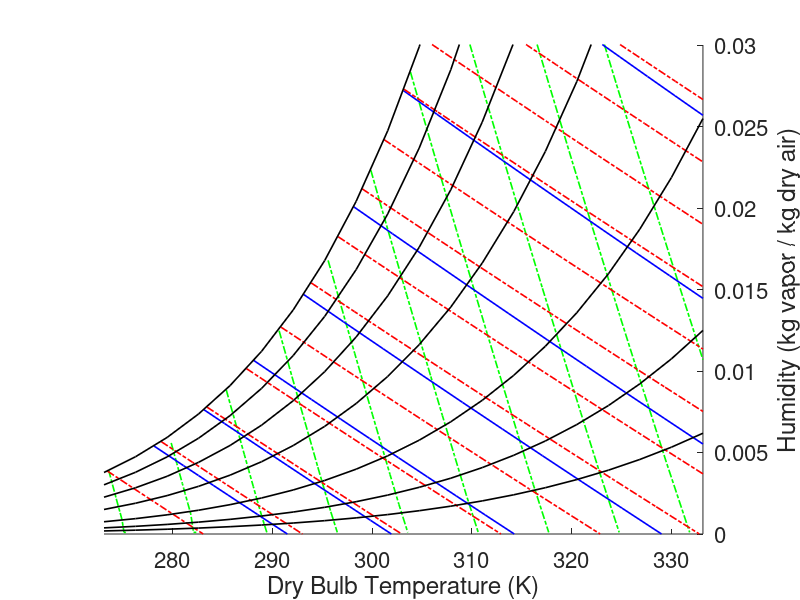

Here is the MATLAB script that generated this plot:
# Copyright (C) 2022 Alexandre Umpierre
#
# This file is part of psychrometrics toolbox.
# psychrometrics toolbox is free software:
# you can redistribute it and/or modify it under the terms
# of the GNU General Public License (GPL) version 3
# as published by the Free Software Foundation.
#
# psychrometrics toolbox is distributed in the hope
# that it will be useful, but WITHOUT ANY WARRANTY;
# without even the implied warranty of
# MERCHANTABILITY or FITNESS FOR A PARTICULAR PURPOSE.
# See the GNU General Public License for more details.
#
# You should have received a copy of the
# GNU General Public License along with this program
# (license GNU GPLv3.txt).
# It is also available at https://www.gnu.org/licenses/.

function doPlot()
    # Syntax:
    #
    # doPlot()
    #
    # doPlot plots
    #  a schematic psychrometric chart with
    #  previously computed curves with
    #  constant dry bulb temperature,
    #  constant specific volume,
    #  constant specific enthalpy and
    #  constant relative humidity.
    # Edition of this file is
    #  highly not recommended.
    # doPlot is an internal function of
    #  the psychrometrics toolbox for GNU Octave.
    figure;
    xlabel('Dry Bulb Temperature (K)');
    ylabel('Humidity (kg vapor / kg dry air)');
    axis([0+273.15 60+273.15 0 .03]);
    set(gca,...
        'fontsize',16,...
        'box','off',...
        'yaxislocation','right');
    u=[...
       2.7362e+02   3.9040e-03   2.7988e+02   5.5873e-03   2.8539e+02   8.8607e-03   2.9069e+02   1.2473e-02   2.9560e+02   1.6786e-02   2.9988e+02   2.2317e-02   3.0385e+02   2.8339e-02   3.0747e+02   3.4978e-02   3.1080e+02   4.2055e-02   3.1360e+02   5.0140e-02
       2.7381e+02   3.4678e-03   2.8016e+02   4.9615e-03   2.8584e+02   7.8638e-03   2.9134e+02   1.1062e-02   2.9649e+02   1.4876e-02   3.0107e+02   1.9759e-02   3.0539e+02   2.5063e-02   3.0939e+02   3.0898e-02   3.1314e+02   3.7103e-02   3.1577e+02   4.5515e-02
       2.7400e+02   3.0322e-03   2.8044e+02   4.3370e-03   2.8630e+02   6.8699e-03   2.9198e+02   9.6582e-03   2.9737e+02   1.2978e-02   3.0227e+02   1.7221e-02   3.0693e+02   2.1820e-02   3.1131e+02   2.6869e-02   3.1547e+02   3.2225e-02   3.1794e+02   4.0954e-02
       2.7419e+02   2.5972e-03   2.8072e+02   3.7137e-03   2.8675e+02   5.8792e-03   2.9263e+02   8.2601e-03   2.9826e+02   1.1091e-02   3.0346e+02   1.4702e-02   3.0847e+02   1.8610e-02   3.1323e+02   2.2889e-02   3.1781e+02   2.7419e-02   3.2011e+02   3.6455e-02
       2.7438e+02   2.1628e-03   2.8100e+02   3.0917e-03   2.8720e+02   4.8917e-03   2.9328e+02   6.8682e-03   2.9915e+02   9.2150e-03   3.0466e+02   1.2204e-02   3.1001e+02   1.5431e-02   3.1515e+02   1.8958e-02   3.2014e+02   2.2682e-02   3.2229e+02   3.2017e-02
       2.7457e+02   1.7291e-03   2.8128e+02   2.4709e-03   2.8765e+02   3.9072e-03   2.9393e+02   5.4825e-03   3.0003e+02   7.3502e-03   3.0586e+02   9.7249e-03   3.1154e+02   1.2284e-02   3.1707e+02   1.5075e-02   3.2248e+02   1.8014e-02   3.2446e+02   2.7637e-02
       2.7477e+02   1.2959e-03   2.8156e+02   1.8513e-03   2.8810e+02   2.9258e-03   2.9457e+02   4.1028e-03   3.0092e+02   5.4964e-03   3.0705e+02   7.2653e-03   3.1308e+02   9.1678e-03   3.1899e+02   1.1238e-02   3.2481e+02   1.3414e-02   3.2663e+02   2.3317e-02
       2.7496e+02   8.6334e-04   2.8184e+02   1.2330e-03   2.8855e+02   1.9475e-03   2.9522e+02   2.7292e-03   3.0180e+02   3.6535e-03   3.0825e+02   4.8248e-03   3.1462e+02   6.0820e-03   3.2091e+02   7.4471e-03   3.2715e+02   8.8786e-03   3.2880e+02   1.9053e-02
       2.7515e+02   1.0000e-04   2.8212e+02   1.0000e-04   2.8901e+02   9.7222e-04   2.9587e+02   1.3616e-03   3.0269e+02   1.8214e-03   3.0944e+02   2.4031e-03   3.1616e+02   3.0262e-03   3.2284e+02   3.7014e-03   3.2948e+02   4.4079e-03   3.3098e+02   1.4845e-02
       2.7534e+02   1.0000e-04   2.8240e+02   1.0000e-04   2.8946e+02   1.0000e-04   2.9652e+02   1.0000e-04   3.0358e+02   1.0000e-04   3.1064e+02   1.0000e-04   3.1770e+02   1.0000e-04   3.2476e+02   1.0000e-04   3.3182e+02   1.0000e-04   3.3315e+02   1.0692e-02];
    for i=1:size(u,2)/2
        hold on;plot(u(:,2*(i-1)+1),u(:,2*(i-1)+2),'-.g','linewidth',1.2)
    end
    u=[...
       2.7815e+02   5.4019e-03   2.8315e+02   7.6301e-03   2.8815e+02   1.0647e-02   2.9315e+02   1.4695e-02   2.9815e+02   2.0081e-02   3.0315e+02   2.7203e-02   3.0815e+02   3.6576e-02
       2.7964e+02   4.7964e-03   2.8524e+02   6.7717e-03   2.9105e+02   9.4438e-03   2.9713e+02   1.3023e-02   3.0204e+02   1.8425e-02   3.0648e+02   2.5758e-02   3.1093e+02   3.5345e-02
       2.8112e+02   4.1922e-03   2.8733e+02   5.9160e-03   2.9395e+02   8.2454e-03   3.0112e+02   1.1361e-02   3.0593e+02   1.6779e-02   3.0982e+02   2.4320e-02   3.1371e+02   3.4120e-02
       2.8261e+02   3.5894e-03   2.8941e+02   5.0629e-03   2.9685e+02   7.0522e-03   3.0510e+02   9.7093e-03   3.0982e+02   1.5142e-02   3.1315e+02   2.2890e-02   3.1648e+02   3.2900e-02
       2.8409e+02   2.9878e-03   2.9150e+02   4.2126e-03   2.9975e+02   5.8642e-03   3.0908e+02   8.0672e-03   3.1371e+02   1.3515e-02   3.1648e+02   2.1466e-02   3.1926e+02   3.1685e-02
       2.8558e+02   2.3876e-03   2.9359e+02   3.3648e-03   3.0265e+02   4.6813e-03   3.1307e+02   6.4349e-03   3.1759e+02   1.1897e-02   3.1982e+02   2.0051e-02   3.2204e+02   3.0476e-02
       2.8706e+02   1.7887e-03   2.9568e+02   2.5197e-03   3.0555e+02   3.5035e-03   3.1705e+02   4.8123e-03   3.2148e+02   1.0289e-02   3.2315e+02   1.8642e-02   3.2482e+02   2.9271e-02
       2.8855e+02   1.1912e-03   2.9777e+02   1.6773e-03   3.0845e+02   2.3308e-03   3.2103e+02   3.1992e-03   3.2537e+02   8.6905e-03   3.2648e+02   1.7240e-02   3.2759e+02   2.8072e-02
       2.9003e+02   5.9495e-04   2.9985e+02   8.3738e-04   3.1135e+02   1.1631e-03   3.2502e+02   1.5957e-03   3.2926e+02   7.1009e-03   3.2982e+02   1.5845e-02   3.3037e+02   2.6877e-02
       2.9152e+02   1.8460e-08   3.0194e+02   1.1167e-07   3.1425e+02   4.6211e-07   3.2900e+02   1.5595e-06   3.3315e+02   5.5205e-03   3.3315e+02   1.4457e-02   3.3315e+02   2.5688e-02];
    for i=1:size(u,2)/2
        hold on;plot(u(:,2*(i-1)+1),u(:,2*(i-1)+2),'-b','linewidth',1.2)
    end
    u=[...
       2.7348e+02   3.8658e-03   2.7887e+02   5.6729e-03   2.8346e+02   7.7890e-03   2.8742e+02   1.0147e-02   2.9086e+02   1.2699e-02   2.9391e+02   1.5403e-02   2.9660e+02   1.8240e-02   2.9901e+02   2.1176e-02   3.0120e+02   2.4196e-02   3.0320e+02   2.7286e-02   3.0504e+02   3.0433e-02   3.0672e+02   3.3636e-02   3.0829e+02   3.6880e-02
       2.7455e+02   3.4335e-03   2.8044e+02   5.0367e-03   2.8563e+02   6.9125e-03   2.9025e+02   9.0008e-03   2.9442e+02   1.1259e-02   2.9823e+02   1.3648e-02   3.0066e+02   1.6585e-02   3.0281e+02   1.9625e-02   3.0475e+02   2.2739e-02   3.0653e+02   2.5914e-02   3.0816e+02   2.9139e-02   3.0966e+02   3.2415e-02   3.1105e+02   3.5726e-02
       2.7561e+02   3.0019e-03   2.8201e+02   4.4020e-03   2.8779e+02   6.0388e-03   2.9308e+02   7.8593e-03   2.9797e+02   9.8259e-03   3.0255e+02   1.1904e-02   3.0472e+02   1.4940e-02   3.0660e+02   1.8082e-02   3.0830e+02   2.1289e-02   3.0986e+02   2.4549e-02   3.1129e+02   2.7852e-02   3.1260e+02   3.1199e-02   3.1382e+02   3.4576e-02
       2.7668e+02   2.5710e-03   2.8359e+02   3.7688e-03   2.8996e+02   5.1679e-03   2.9592e+02   6.7226e-03   3.0153e+02   8.4004e-03   3.0687e+02   1.0172e-02   3.0878e+02   1.3304e-02   3.1039e+02   1.6548e-02   3.1185e+02   1.9846e-02   3.1319e+02   2.3190e-02   3.1441e+02   2.6570e-02   3.1553e+02   2.9988e-02   3.1658e+02   3.3431e-02
       2.7775e+02   2.1408e-03   2.8516e+02   3.1370e-03   2.9213e+02   4.2997e-03   2.9875e+02   5.5906e-03   3.0508e+02   6.9822e-03   3.1119e+02   8.4500e-03   3.1284e+02   1.1678e-02   3.1419e+02   1.5022e-02   3.1540e+02   1.8411e-02   3.1651e+02   2.1838e-02   3.1753e+02   2.5294e-02   3.1847e+02   2.8782e-02   3.1934e+02   3.2291e-02
       2.7882e+02   1.7113e-03   2.8674e+02   2.5067e-03   2.9430e+02   3.4343e-03   3.0158e+02   4.4633e-03   3.0864e+02   5.5714e-03   3.1551e+02   6.7390e-03   3.1690e+02   1.0062e-02   3.1798e+02   1.3505e-02   3.1895e+02   1.6984e-02   3.1984e+02   2.0492e-02   3.2066e+02   2.4024e-02   3.2140e+02   2.7581e-02   3.2210e+02   3.1155e-02
       2.7989e+02   1.2825e-03   2.8831e+02   1.8778e-03   2.9647e+02   2.5716e-03   3.0441e+02   3.3405e-03   3.1219e+02   4.1678e-03   3.1983e+02   5.0385e-03   3.2097e+02   8.4550e-03   3.2177e+02   1.1996e-02   3.2250e+02   1.5563e-02   3.2317e+02   1.9153e-02   3.2378e+02   2.2760e-02   3.2434e+02   2.6385e-02   3.2486e+02   3.0023e-02
       2.8095e+02   8.5431e-04   2.8988e+02   1.2504e-03   2.9863e+02   1.7117e-03   3.0725e+02   2.2225e-03   3.1574e+02   2.7714e-03   3.2415e+02   3.3486e-03   3.2503e+02   6.8573e-03   3.2556e+02   1.0495e-02   3.2605e+02   1.4150e-02   3.2650e+02   1.7820e-02   3.2690e+02   2.1501e-02   3.2728e+02   2.5194e-02   3.2763e+02   2.8896e-02
       2.8202e+02   4.2682e-04   2.9146e+02   6.2450e-04   3.0080e+02   8.5451e-04   3.1008e+02   1.1090e-03   3.1930e+02   1.3822e-03   3.2847e+02   1.6691e-03   3.2909e+02   5.2690e-03   3.2936e+02   9.0022e-03   3.2960e+02   1.2744e-02   3.2982e+02   1.6493e-02   3.3003e+02   2.0248e-02   3.3021e+02   2.4009e-02   3.3039e+02   2.7774e-02
       2.8309e+02   9.1075e-10   2.9303e+02   1.2306e-09   3.0297e+02   1.8219e-09   3.1291e+02   2.3633e-09   3.2285e+02   2.4954e-09   3.3279e+02   3.5535e-09   3.3315e+02   3.6898e-03   3.3315e+02   7.5174e-03   3.3315e+02   1.1345e-02   3.3315e+02   1.5173e-02   3.3315e+02   1.9000e-02   3.3315e+02   2.2828e-02   3.3315e+02   2.6655e-02];
    for i=1:size(u,2)/2
        hold on;plot(u(:,2*(i-1)+1),u(:,2*(i-1)+2),'-.r','linewidth',1.2)
    end
    u=[...
       2.7315e+02   1.8764e-04   2.7315e+02   3.7540e-04   2.7315e+02   7.5125e-04   2.7315e+02   1.5043e-03   2.7315e+02   2.2592e-03   2.7315e+02   3.0159e-03   2.7315e+02   3.7745e-03
       2.7631e+02   2.3535e-04   2.7631e+02   4.7088e-04   2.7631e+02   9.4247e-04   2.7631e+02   1.8878e-03   2.7631e+02   2.8360e-03   2.7631e+02   3.7871e-03   2.7631e+02   4.7411e-03
       2.7947e+02   2.9350e-04   2.7947e+02   5.8728e-04   2.7947e+02   1.1757e-03   2.7947e+02   2.3558e-03   2.7947e+02   3.5404e-03   2.7947e+02   4.7295e-03   2.7947e+02   5.9232e-03
       2.8262e+02   3.6401e-04   2.8262e+02   7.2844e-04   2.8262e+02   1.4586e-03   2.8262e+02   2.9240e-03   2.8262e+02   4.3964e-03   2.8262e+02   5.8757e-03   2.8262e+02   7.3620e-03
       2.8578e+02   4.4905e-04   2.8578e+02   8.9874e-04   2.8578e+02   1.8001e-03   2.8578e+02   3.6106e-03   2.8578e+02   5.4317e-03   2.8578e+02   7.2634e-03   2.8578e+02   9.1059e-03
       2.8894e+02   5.5111e-04   2.8894e+02   1.1032e-03   2.8894e+02   2.2103e-03   2.8894e+02   4.4364e-03   2.8894e+02   6.6785e-03   2.8894e+02   8.9366e-03   2.8894e+02   1.1211e-02
       2.9210e+02   6.7303e-04   2.9210e+02   1.3475e-03   2.9210e+02   2.7009e-03   2.9210e+02   5.4253e-03   2.9210e+02   8.1737e-03   2.9210e+02   1.0946e-02   2.9210e+02   1.3743e-02
       2.9526e+02   8.1799e-04   2.9526e+02   1.6381e-03   2.9526e+02   3.2849e-03   2.9526e+02   6.6047e-03   2.9526e+02   9.9600e-03   2.9526e+02   1.3351e-02   2.9526e+02   1.6779e-02
       2.9841e+02   9.8959e-04   2.9841e+02   1.9823e-03   2.9841e+02   3.9773e-03   2.9841e+02   8.0059e-03   2.9841e+02   1.2087e-02   2.9841e+02   1.6221e-02   2.9841e+02   2.0409e-02
       3.0157e+02   1.1918e-03   3.0157e+02   2.3883e-03   3.0157e+02   4.7950e-03   3.0157e+02   9.6644e-03   3.0157e+02   1.4610e-02   3.0157e+02   1.9634e-02   3.0157e+02   2.4738e-02
       3.0473e+02   1.4293e-03   3.0473e+02   2.8651e-03   3.0473e+02   5.7568e-03   3.0473e+02   1.1621e-02   3.0473e+02   1.7596e-02   3.0473e+02   2.3685e-02   3.0473e+02   2.9891e-02
       3.0789e+02   1.7069e-03   3.0789e+02   3.4232e-03   3.0789e+02   6.8843e-03   3.0789e+02   1.3923e-02   3.0789e+02   2.1120e-02   3.0789e+02   2.8483e-02   3.0789e+02   3.6016e-02
       3.1104e+02   2.0303e-03   3.1104e+02   4.0739e-03   3.1104e+02   8.2015e-03   3.1104e+02   1.6622e-02   3.1104e+02   2.5271e-02   3.1104e+02   3.4157e-02   3.1104e+02   4.3291e-02
       3.1420e+02   2.4056e-03   3.1420e+02   4.8299e-03   3.1420e+02   9.7354e-03   3.1420e+02   1.9780e-02   3.1420e+02   3.0150e-02   3.1420e+02   4.0860e-02   3.1420e+02   5.1928e-02
       3.1736e+02   2.8397e-03   3.1736e+02   5.7054e-03   3.1736e+02   1.1516e-02   3.1736e+02   2.3467e-02   3.1736e+02   3.5878e-02   3.1736e+02   4.8775e-02   3.1736e+02   6.2188e-02
       3.2052e+02   3.3400e-03   3.2052e+02   6.7160e-03   3.2052e+02   1.3579e-02   3.2052e+02   2.7764e-02   3.2052e+02   4.2596e-02   3.2052e+02   5.8122e-02   3.2052e+02   7.4390e-02
       3.2368e+02   3.9148e-03   3.2368e+02   7.8793e-03   3.2368e+02   1.5961e-02   3.2368e+02   3.2762e-02   3.2368e+02   5.0473e-02   3.2368e+02   6.9168e-02   3.2368e+02   8.8933e-02
       3.2683e+02   4.5733e-03   3.2683e+02   9.2144e-03   3.2683e+02   1.8706e-02   3.2683e+02   3.8572e-02   3.2683e+02   5.9709e-02   3.2683e+02   8.2244e-02   3.2683e+02   1.0632e-01
       3.2999e+02   5.3253e-03   3.2999e+02   1.0743e-02   3.2999e+02   2.1863e-02   3.2999e+02   4.5319e-02   3.2999e+02   7.0548e-02   3.2999e+02   9.7760e-02   3.2999e+02   1.2720e-01
       3.3315e+02   6.1817e-03   3.3315e+02   1.2488e-02   3.3315e+02   2.5487e-02   3.3315e+02   5.3152e-02   3.3315e+02   8.3286e-02   3.3315e+02   1.1624e-01   3.3315e+02   1.5242e-01];
    for i=1:size(u,2)/2
        hold on;plot(u(:,2*(i-1)+1),u(:,2*(i-1)+2),'-k','linewidth',1.2)
    end
end
